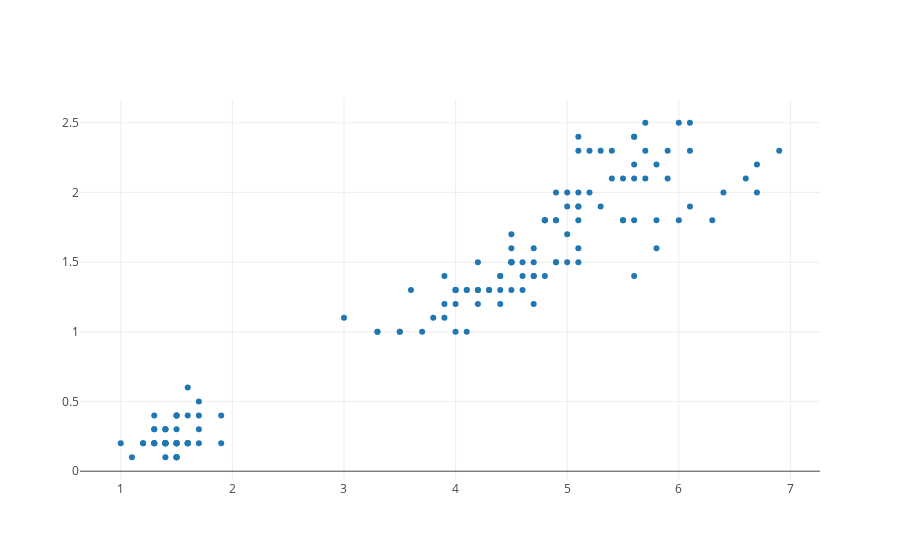

The notebook cell this image was saved under:
### Markdown cell above
# Plotly
```
conda install plotly
```

https://plot.ly/

### Code cell
from plotly.graph_objs import Scatter
from plotly.offline import iplot, init_notebook_mode

init_notebook_mode(connected=True)

p = Scatter(x=data.petal_length, y=data.petal_width, mode='markers')
iplot([p])

### Figure 1 — Plotly figure (JSON) as saved in the notebook; plotly's stock layout.template omitted (floating-point values rounded to 4 significant figures; data arrays with more than 128 entries replaced by an {"elided": "..."} marker saying what was removed)
{"data": [{"mode": "markers", "type": "scatter", "x": {"elided": "150 float values"}, "y": {"elided": "150 float values"}}], "layout": {}}
